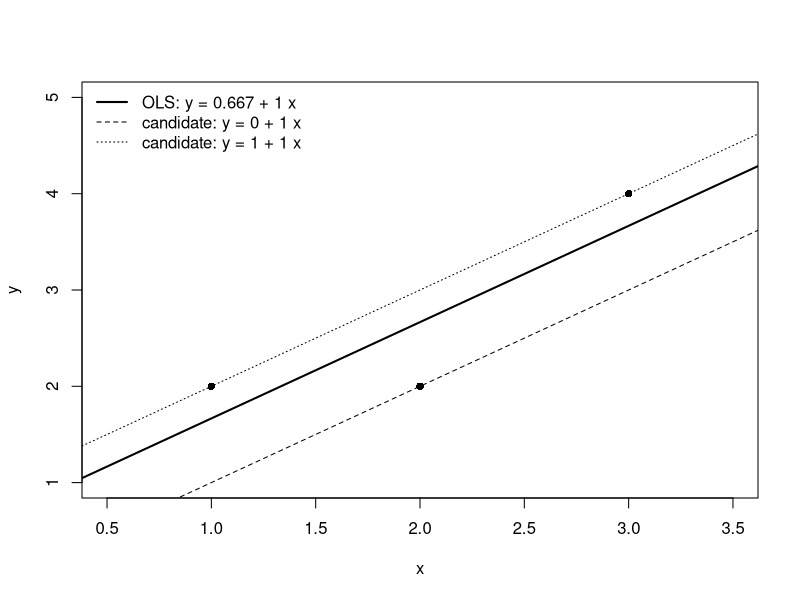
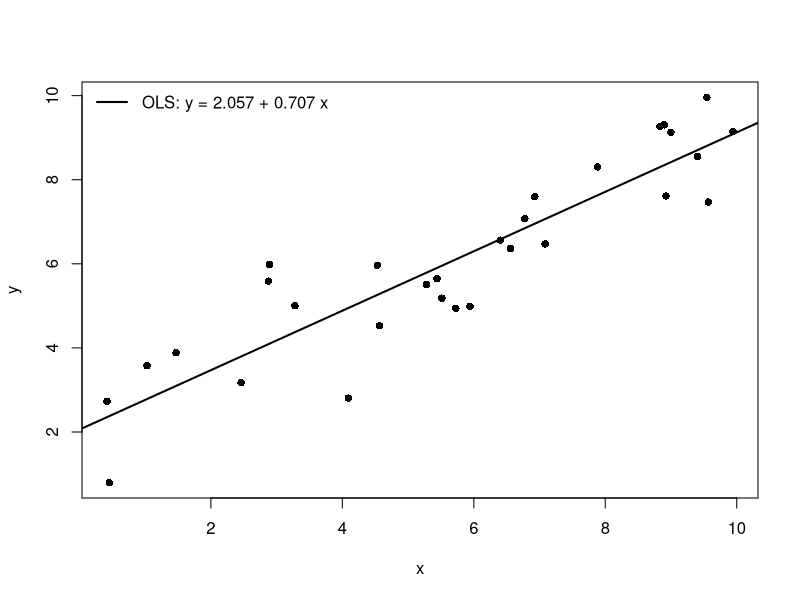
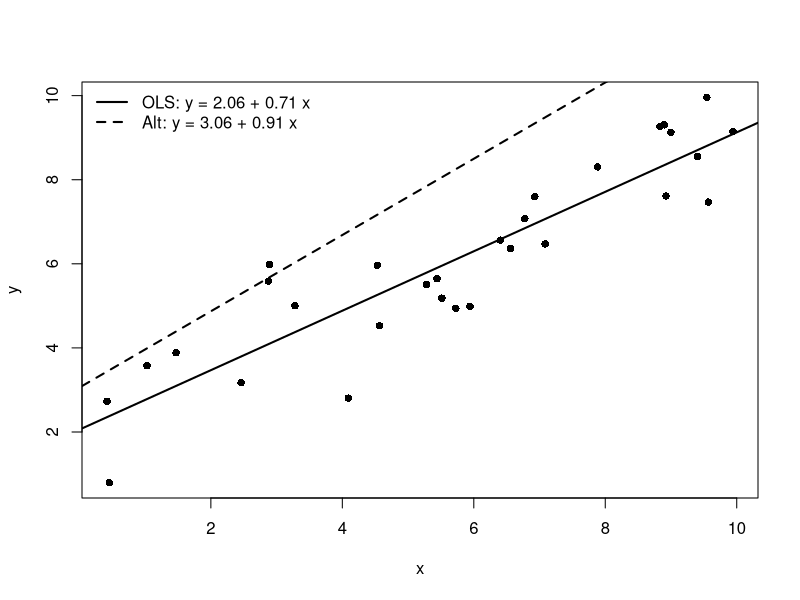
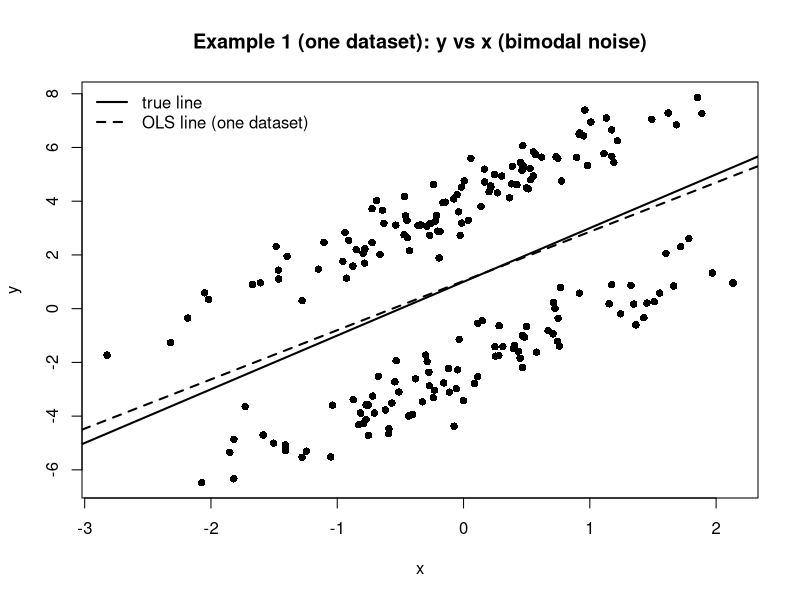
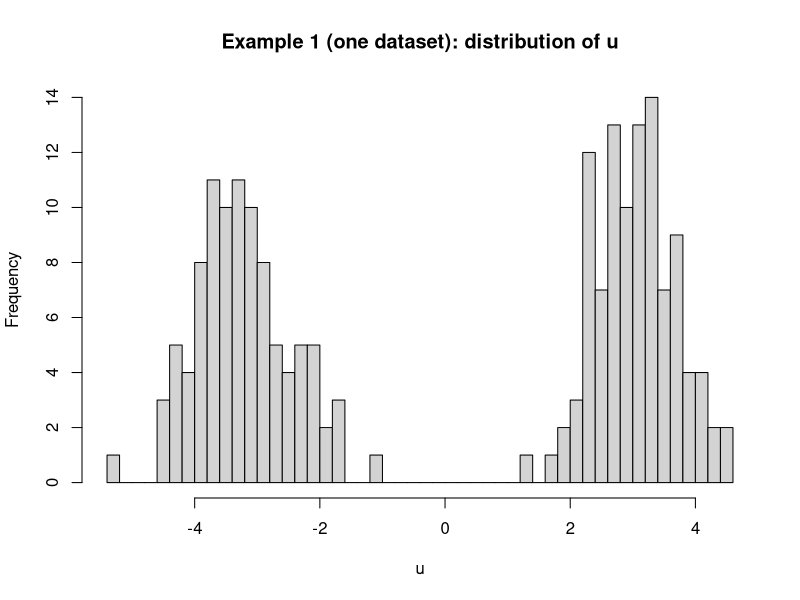
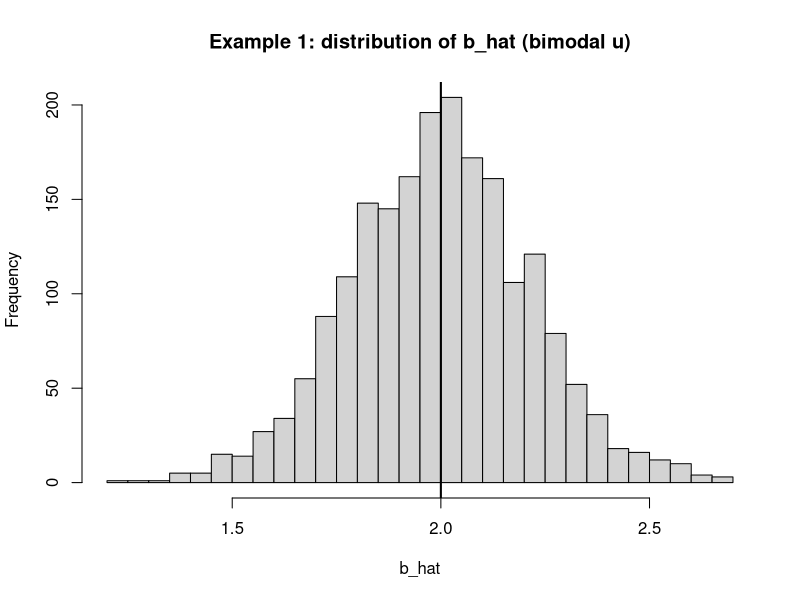
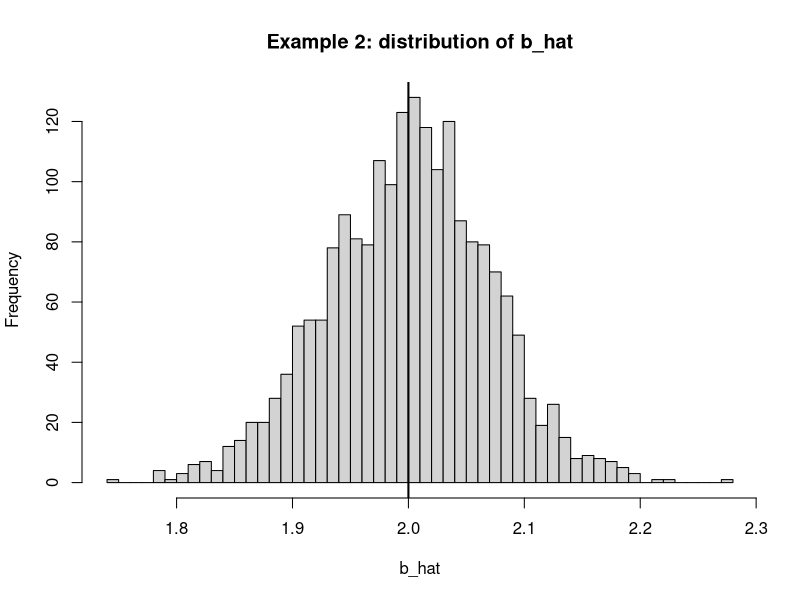
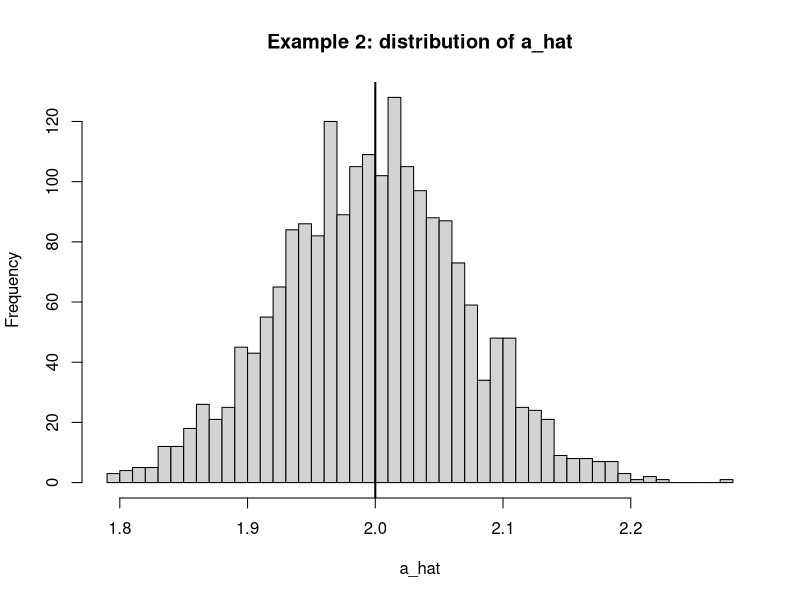

Write R code to recreate these figures, in order.
## ---- chunk 1
#| echo: true
#| message: false
#| warning: false

# ---- data ----
df <- data.frame(
  x = c(1, 2, 3),
  y = c(2, 2, 4)
)

# ---- OLS fit (y = a + b x) ----
fit <- lm(y ~ x, data = df)
a_hat <- coef(fit)[1]
b_hat <- coef(fit)[2]

# ---- plot range ----
x_min <- min(df$x) - 0.5
x_max <- max(df$x) + 0.5

# ---- base plot ----
plot(df$x, df$y,
     xlab = "x", ylab = "y",
     xlim = c(x_min, x_max),
     ylim = range(df$y) + c(-1, 1),
     pch = 16)

# ---- OLS line ----
abline(a = a_hat, b = b_hat, lwd = 2)

# ---- optional: candidate lines from the text ----
abline(a = 0, b = 1, lty = 2)  # a=0, b=1
abline(a = 1, b = 1, lty = 3)  # a=1, b=1

# ---- legend ----
legend("topleft",
       legend = c(
         paste0("OLS: y = ", round(a_hat, 3), " + ", round(b_hat, 3), " x"),
         "candidate: y = 0 + 1 x",
         "candidate: y = 1 + 1 x"
       ),
       lty = c(1, 2, 3),
       lwd = c(2, 1, 1),
       bty = "n")
## ---- chunk 2
#| echo: true
#| message: false
#| warning: false

# -------------------------------------------------
# 1) データ（例として n 個の点を作る）
# -------------------------------------------------
set.seed(123)

n <- 30
x <- runif(n, min = 0, max = 10)                 # x をランダムに作る
y <- 1.5 + 0.8 * x + rnorm(n, mean = 0, sd = 1)  # 直線 + ノイズで y を作る

df <- data.frame(x = x, y = y)

# -------------------------------------------------
# 2) OLS を実行する（y = a + b x）
# -------------------------------------------------
fit <- lm(y ~ x, data = df)

# 推定された a, b（切片と傾き）
a_hat <- coef(fit)[1]
b_hat <- coef(fit)[2]

a_hat
b_hat
## ---- chunk 3
#| echo: true
#| message: false
#| warning: false

# 散布図
plot(df$x, df$y,
     xlab = "x", ylab = "y",
     pch = 16)

# OLS直線（推定された a_hat, b_hat を使う）
abline(a = a_hat, b = b_hat, lwd = 2)

# 凡例
legend("topleft",
       legend = paste0("OLS: y = ", round(a_hat, 3), " + ", round(b_hat, 3), " x"),
       lwd = 2, bty = "n")
## ---- chunk 4
#| echo: true
#| message: false
#| warning: false

# 予測値と残差
y_hat <- predict(fit)          # 各 i の予測値 \hat{y}_i
e     <- df$y - y_hat          # 残差 e_i = y_i - \hat{y}_i

# SSE = sum e_i^2
SSE <- sum(e^2)
SSE
## ---- chunk 5
#| echo: true
#| message: false
#| warning: false

a_alt <- a_hat + 1
b_alt <- b_hat + 0.2

# 代替直線での予測値・残差・SSE
y_hat_alt <- a_alt + b_alt * df$x
e_alt     <- df$y - y_hat_alt
SSE_alt   <- sum(e_alt^2)

c(SSE_ols = SSE, SSE_alt = SSE_alt)
## ---- chunk 6
#| echo: true
#| message: false
#| warning: false

plot(df$x, df$y,
     xlab = "x", ylab = "y",
     pch = 16)

# OLS直線
abline(a = a_hat, b = b_hat, lwd = 2)

# ズレた直線
abline(a = a_alt, b = b_alt, lty = 2, lwd = 2)

legend("topleft",
       legend = c(
         paste0("OLS: y = ", round(a_hat, 2), " + ", round(b_hat, 2), " x"),
         paste0("Alt: y = ", round(a_alt, 2), " + ", round(b_alt, 2), " x")
       ),
       lwd = 2, lty = c(1, 2), bty = "n")
## ---- chunk 7
#| echo: true
#| message: false
#| warning: false

set.seed(1)

# --- true parameters ---
beta0 <- 1
beta1 <- 2

# --- simulation settings ---
n <- 200
R <- 2000

# --- helper: one OLS slope/intercept from generated (x,y) ---
ols_coef <- function(x, y) {
  cf <- coef(lm(y ~ x))
  c(a_hat = unname(cf[1]), b_hat = unname(cf[2]))
}

# --- helper: run many reps, given a generator for u (can depend on x) ---
run_sim <- function(u_generator, label) {
  a_hat <- numeric(R)
  b_hat <- numeric(R)
  
  for (r in 1:R) {
    x <- rnorm(n, 0, 1)
    u <- u_generator(x)
    y <- beta0 + beta1 * x + u
    
    cf <- ols_coef(x, y)
    a_hat[r] <- cf[1]
    b_hat[r] <- cf[2]
  }
  
  list(label = label, a_hat = a_hat, b_hat = b_hat)
}

summarize_sim <- function(sim) {
  c(
    mean_a = mean(sim$a_hat),
    mean_b = mean(sim$b_hat),
    sd_a   = sd(sim$a_hat),
    sd_b   = sd(sim$b_hat)
  )
}
## ---- chunk 8
#| echo: true
#| message: false
#| warning: false

set.seed(101)

# 1回分のデータを作る（図示用）
x <- rnorm(n, 0, 1)

m <- 3       # 2つの山の中心（±m）
sigma <- 0.7 # 各山の広がり

s <- sample(c(-1, 1), size = n, replace = TRUE)  # -1 or +1 を等確率で
u <- s * m + rnorm(n, 0, sigma)

y <- beta0 + beta1 * x + u

# 散布図：y vs x
plot(x, y, pch = 16,
     xlab = "x", ylab = "y",
     main = "Example 1 (one dataset): y vs x (bimodal noise)")

# 真の直線
abline(a = beta0, b = beta1, lwd = 2)

# OLS直線（この1回分）
fit_one <- lm(y ~ x)
abline(fit_one, lwd = 2, lty = 2)

legend("topleft",
       legend = c("true line", "OLS line (one dataset)"),
       lwd = 2, lty = c(1, 2), bty = "n")

# 誤差uの分布（本当に二峰性か確認）
hist(u, breaks = 40,
     main = "Example 1 (one dataset): distribution of u",
     xlab = "u")
## ---- chunk 9
#| echo: true
#| message: false
#| warning: false

# bimodal error generator: mixture of two normals centered at ±m
m <- 3
sigma <- 0.7

sim1 <- run_sim(
  u_generator = function(x) {
    s <- sample(c(-1, 1), size = length(x), replace = TRUE)
    s * m + rnorm(length(x), 0, sigma)
  },
  label = "Example 1: non-normal u (bimodal mixture), E[u|x]=0 holds"
)

# b_hatの分布
hist(sim1$b_hat, breaks = 40,
     main = "Example 1: distribution of b_hat (bimodal u)",
     xlab = "b_hat")
abline(v = beta1, lwd = 2)
## ---- chunk 10
#| echo: true
#| message: false
#| warning: false

c0 <- 1

sim2 <- run_sim(
  u_generator = function(x) c0 + rnorm(length(x), 0, 1),
  label = "Example 2: E[u]=1 constant shift"
)

summarize_sim(sim2)
## ---- chunk 11
#| echo: true
#| message: false
#| warning: false

hist(sim2$b_hat, breaks = 40,
     main = "Example 2: distribution of b_hat",
     xlab = "b_hat")
abline(v = beta1, lwd = 2)

hist(sim2$a_hat, breaks = 40,
     main = "Example 2: distribution of a_hat",
     xlab = "a_hat")
abline(v = beta0 + c0, lwd = 2)
## ---- chunk 12
#| echo: true
#| message: false
#| warning: false

set.seed(201)

# 1回分のデータ（図示用）
x <- rnorm(n, 0, 1)

sigma_x <- 0.5 + abs(x)            # 分散（正確には標準偏差）がxに依存
u <- sigma_x * rnorm(n, 0, 1)

y <- beta0 + beta1 * x + u

# 散布図 + 真の直線 + OLS直線（この1回分）
plot(x, y, pch = 16,
     xlab = "x", ylab = "y",
     main = "Example 3A (one dataset): heteroskedasticity (Var(u|x) depends on x)")

abline(a = beta0, b = beta1, lwd = 2)     # 真の直線
fit_one <- lm(y ~ x)
abline(fit_one, lwd = 2, lty = 2)         # 1回こっきりOLS

legend("topleft",
       legend = c("true line", "OLS line (one dataset)"),
       lwd = 2, lty = c(1, 2), bty = "n")

## ---- chunk 13
#| echo: true
#| message: false
#| warning: false

sim3A <- run_sim(
  u_generator = function(x) (0.5 + abs(x)) * rnorm(length(x), 0, 1),
  label = "Example 3A: variance depends on x (heteroskedasticity)"
)

summarize_sim(sim3A)
## ---- chunk 14
#| echo: true
#| message: false
#| warning: false

hist(sim3A$b_hat, breaks = 40,
     main = "Example 3A: distribution of b_hat (heteroskedasticity)",
     xlab = "b_hat")
abline(v = beta1, lwd = 2)
## ---- chunk 15
#| echo: true
#| message: false
#| warning: false

set.seed(202)

# 1回分のデータ（図示用）
x <- rnorm(n, 0, 1)

rho <- 1.0
u <- rho * x + rnorm(n, 0, 1)

y <- beta0 + beta1 * x + u

# 散布図 + 真の直線 + OLS直線（この1回分）
plot(x, y, pch = 16,
     xlab = "x", ylab = "y",
     main = "Example 3B (one dataset): endogeneity (E[u|x] != 0)")

abline(a = beta0, b = beta1, lwd = 2)     # 真の直線
fit_one <- lm(y ~ x)
abline(fit_one, lwd = 2, lty = 2)         # 1回こっきりOLS

legend("topleft",
       legend = c("true line", "OLS line (one dataset)"),
       lwd = 2, lty = c(1, 2), bty = "n")
## ---- chunk 16
#| echo: true
#| message: false
#| warning: false

rho <- 1.0

sim3B <- run_sim(
  u_generator = function(x) rho * x + rnorm(length(x), 0, 1),
  label = "Example 3B: mean depends on x (endogeneity)"
)

summarize_sim(sim3B)
## ---- chunk 17
#| echo: true
#| message: false
#| warning: false

hist(sim3B$b_hat, breaks = 40,
     main = "Example 3B: distribution of b_hat (endogeneity)",
     xlab = "b_hat")
abline(v = beta1, lwd = 2)
## ---- chunk 18
#| echo: true
#| message: false
#| warning: false

set.seed(301)

# -----------------------------
# settings
# -----------------------------
n_ts <- n          # 既に n <- 200 を使っている想定
rho_ar <- 0.7
sigma_eps <- 1

# -----------------------------
# generate one dataset
# -----------------------------
t <- 1:n_ts

# x_t is exogenous
x <- rnorm(n_ts, 0, 1)

# AR(1) error: u_t = rho u_{t-1} + eps_t
eps <- rnorm(n_ts, 0, sigma_eps)
u <- numeric(n_ts)
u[1] <- eps[1]
for (k in 2:n_ts) {
  u[k] <- rho_ar * u[k-1] + eps[k]
}

# outcome
y <- beta0 + beta1 * x + u

# one-shot OLS
fit_one <- lm(y ~ x)

# -----------------------------
# show coefficients (optional)
# -----------------------------
coef(fit_one)

# -----------------------------
# plots
# -----------------------------
# (1) time series of u_t
plot(t, u, type = "l",
     xlab = "t", ylab = "u_t",
     main = "Example 4A (one dataset): AR(1) errors u_t")

# (2) time series of y_t
plot(t, y, type = "l",
     xlab = "t", ylab = "y_t",
     main = "Example 4A (one dataset): y_t over time")

# (3) scatter + true line + OLS line
plot(x, y, pch = 16,
     xlab = "x_t", ylab = "y_t",
     main = "Example 4A (one dataset): y_t vs x_t with AR(1) errors")

abline(a = beta0, b = beta1, lwd = 2)   # true line
abline(fit_one, lwd = 2, lty = 2)       # OLS line (one dataset)

legend("topleft",
       legend = c("true line", "OLS line (one dataset)"),
       lwd = 2, lty = c(1, 2), bty = "n")
## ---- chunk 19
#| echo: true
#| message: false
#| warning: false

rho_ar <- 0.7   # 誤差の自己相関
sigma_eps <- 1  # ショックの標準偏差

sim4A <- run_sim(
  u_generator = function(x) {
    # AR(1): u_t = rho u_{t-1} + eps_t
    eps <- rnorm(length(x), 0, sigma_eps)
    u <- numeric(length(x))
    u[1] <- eps[1]
    for (t in 2:length(x)) {
      u[t] <- rho_ar * u[t-1] + eps[t]
    }
    u
  },
  label = "Example 4A: serially correlated u (AR(1)), exogeneity holds"
)

summarize_sim(sim4A)
## ---- chunk 20
#| echo: true
#| message: false
#| warning: false

hist(sim4A$b_hat, breaks = 40,
     main = "Example 4A: distribution of b_hat (AR(1) errors)",
     xlab = "b_hat")
abline(v = beta1, lwd = 2)
## ---- chunk 21
#| echo: true
#| message: false
#| warning: false
#| fig-cap: "一致性のイメージ：サンプルを1つずつ追加したときの OLS 推定量の軌跡"
#| fig-width: 8
#| fig-height: 5.5

set.seed(42)

n_path <- 200
x_path <- rnorm(n_path)
u_path <- rnorm(n_path)
y_path <- beta0 + beta1 * x_path + u_path

n_seq <- 3:n_path
b_path <- numeric(length(n_seq))

for (j in seq_along(n_seq)) {
  nn <- n_seq[j]
  b_path[j] <- coef(lm(y_path[1:nn] ~ x_path[1:nn]))[2]
}

plot(n_seq, b_path, type = "l", lwd = 2,
     xlab = "Sample size n",
     ylab = expression(hat(beta)[1]^{(n)}),
     main = "Consistency: one sample path")
abline(h = beta1, lty = 2, lwd = 2)
text(170, beta1 + 0.07,
     labels = bquote("true value: " * beta[1] == .(beta1)),
     pos = 4)
## ---- chunk 22
#| echo: true
#| message: false
#| warning: false
#| fig-cap: "一致性のイメージ：多数の反復でみた OLS 推定量の軌跡"
#| fig-width: 8
#| fig-height: 5.8

set.seed(123)

R_path <- 80
n_path <- 200
n_min_plot <- 10
n_seq <- n_min_plot:n_path
paths <- matrix(NA_real_, nrow = R_path, ncol = length(n_seq))

for (r in 1:R_path) {
  x_now <- rnorm(n_path)
  u_now <- rnorm(n_path)
  y_now <- beta0 + beta1 * x_now + u_now
  
  for (j in seq_along(n_seq)) {
    nn <- n_seq[j]
    paths[r, j] <- coef(lm(y_now[1:nn] ~ x_now[1:nn]))[2]
  }
}

mean_path <- colMeans(paths)

plot_limits <- quantile(as.vector(paths), probs = c(0.005, 0.995), na.rm = TRUE)
y_lim <- range(plot_limits, beta1)
y_lim <- y_lim + c(-1, 1) * 0.08 * diff(y_lim)
paths_for_plot <- paths
paths_for_plot[paths_for_plot < y_lim[1] | paths_for_plot > y_lim[2]] <- NA

plot(range(n_seq), y_lim, type = "n",
     xlab = "Sample size n",
     ylab = expression(hat(beta)[1]^{(n)}),
     main = "Consistency: many sample paths")

for (r in 1:R_path) {
  lines(n_seq, paths_for_plot[r, ], col = rgb(0.2, 0.5, 0.9, 0.15), lwd = 1)
}
lines(n_seq, mean_path, lwd = 3, col = "blue4")
abline(h = beta1, lty = 2, lwd = 2, col = "blue4")
legend("topright",
       legend = c("replication", "mean", "true value"),
       lty = c(1, 1, 2),
       lwd = c(1, 3, 2),
       col = c(rgb(0.2, 0.5, 0.9, 0.35), "blue4", "blue4"),
       bty = "n")
## ---- chunk 23
#| echo: true
#| message: false
#| warning: false
#| fig-cap: "漸近正規性のイメージ：標本サイズが大きくなるにつれて標準化した推定誤差の分布が正規分布に近づく"
#| fig-width: 10
#| fig-height: 7

set.seed(202)

R_asym <- 2000
n_grid <- c(5, 20, 80, 400)
z_list <- vector("list", length(n_grid))

for (k in seq_along(n_grid)) {
  n_asym <- n_grid[k]
  z_now <- numeric(R_asym)
  
  for (r in 1:R_asym) {
    x_now <- rnorm(n_asym)
    u_now <- rexp(n_asym, rate = 1) - 1
    y_now <- beta0 + beta1 * x_now + u_now
    b_hat_now <- coef(lm(y_now ~ x_now))[2]
    z_now[r] <- sqrt(n_asym) * (b_hat_now - beta1)
  }
  
  z_list[[k]] <- as.numeric(scale(z_now))
}

par(mfrow = c(2, 2), mar = c(4, 4, 3, 1))

for (k in seq_along(n_grid)) {
  hist(z_list[[k]], breaks = 35, freq = FALSE,
       xlim = c(-4, 4), ylim = c(0, 0.45),
       main = paste0("n = ", n_grid[k]),
       xlab = "standardized estimation error")
  curve(dnorm(x), from = -4, to = 4, add = TRUE, lwd = 2)
}

par(mfrow = c(1, 1))
